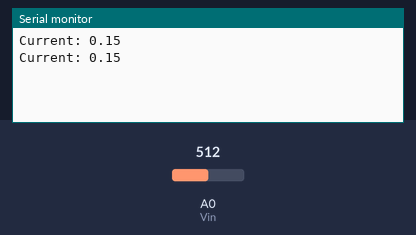
The sketch below on a simulated Arduino Uno, built with avr-gcc and run on an emulated ATmega328P. Parts: the last lines printed to the serial monitor. The test bench sets the inputs (shaded band); at power-on: A0 (Vin) = 512.

Above: at 1.8 s.
1.9 s: A0 (Vin) set to 716
At 2.8 s:
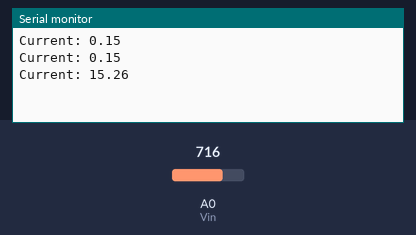
3.4 s: A0 (Vin) set to 900
At 4.4 s:
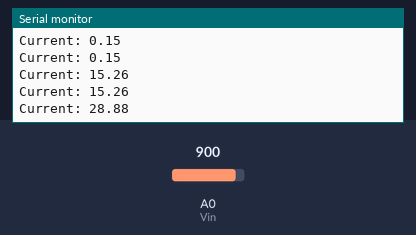
Timing chart, 0 to 6.4 s (numbered marks = the images above; inputs shaded):
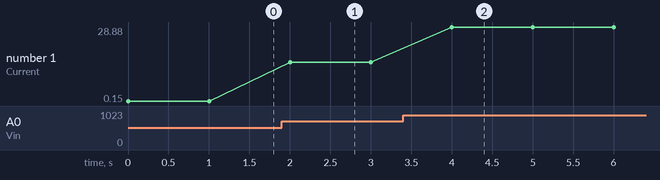

Measured:
- after the input at 1.9 s, the serial monitor: prints a new line after 0.10 s (image 1)
- after the input at 3.4 s, the serial monitor: prints a new line after 0.60 s (image 2)
- plotted number 1: 0.15 → 15.26 after the input at 1.9 s, 15.26 → 28.88 after the input at 3.4 s

The sketch:

asc712.ino
```cpp
#define Vin A0
const float Offset = 510; //327

void setup(){
 Serial.begin(9600);
}

void loop(){

 float voltage = (5.0 / 1023.0)* (analogRead(Vin)- Offset);
 float current = voltage / 0.066; //(0.66 * (3.3/5));

 Serial.print("Current: ");
 Serial.println(current);
 delay(1000);

}
```
